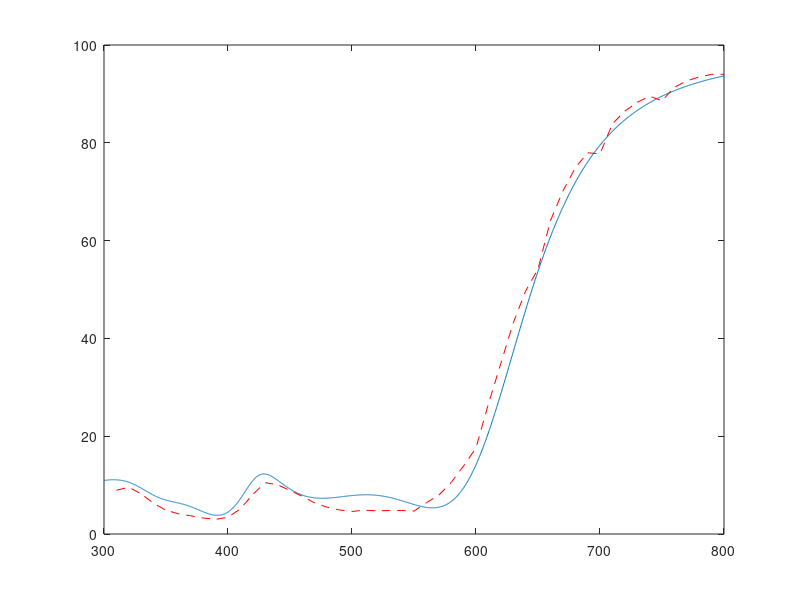

This figure's MATLAB source:
   
    fileIDtheory=fopen('theory_sheets_hf=200nm_ff50_NP_R=20_a=3R_h=1_d=1.txt','r');
    formatSpecA = '%s %s %s %s %s %s %s';
    sizeA = [7 1];
    formatSpecB = '%f %f %f %f %f %f %f';
    sizeB = [7 Inf];
    theoryA=fscanf(fileIDtheory,formatSpecA,sizeA);
    theoryB=fscanf(fileIDtheory,formatSpecB,sizeB);
    % a=textscan(fileIDtheory,'%f','headerlines',1,'delimiter','');
    fclose(fileIDtheory);
  
    
    fileIDsim=fopen('nwh=200_npr=20_a=3_h=6_Ag_first.txt','r');
    simformatSpecA = '%s %s %s';
    simsizeA = [6 6];
    simformatSpecB = '%f %f %f';
    simsizeB = [6 Inf];
    simA=fscanf(fileIDsim,simformatSpecA,simsizeA);
    simB=fscanf(fileIDsim,simformatSpecB,simsizeB);
    
    fclose(fileIDsim);
       
    
    figure;
    plot(theoryB(1,:),theoryB(2,:));
    hold on
    plot(simB(3,:),simB(1,:),'r--');
    hold off
    axis([300 800 0 100])
% elseif key1==2
%     fileIDtheory=fopen('theory_sheets_hf=320nm_ff50_NP_R=20_a=2.5R_h=1_d=13.4041.txt','r');
%     formatSpecA = '%s %s %s %s %s %s %s';
%     sizeA = [7 1];
%     formatSpecB = '%f %f %f %f %f %f %f';
%     sizeB = [7 Inf];
%     theoryA=fscanf(fileIDtheory,formatSpecA,sizeA);
%     theoryB=fscanf(fileIDtheory,formatSpecB,sizeB);
%  
%     fclose(fileIDtheory);
%     
%     fileIDsim=fopen('sim_sheets_hf=320nm_ff50_NP_R=20_a=2.5R_h=1.txt','r');
%     simformatSpecA = '%s %s %s';
%     simsizeA = [6 6];
%     simformatSpecB = '%f %f %f';
%     simsizeB = [3 Inf];
%     simA=fscanf(fileIDsim,simformatSpecA,simsizeA);
%     simB=fscanf(fileIDsim,simformatSpecB,simsizeB);
%    
%     fclose(fileIDsim);
%     
%     figure;
%     plot(theoryB(1,:),theoryB(2,:));
%     hold on
%     plot(simB(1,:),simB(2,:))
%     hold off
%     axis([300 800 0 100])
% elseif key1==3
%     fileIDtheory=fopen('theory_sheets_hf=320nm_ff50_NP_R=20_a=3.5R_h=1_d=6.8388.txt','r');
%     formatSpecA = '%s %s %s %s %s %s %s';
%     sizeA = [7 1];
%     formatSpecB = '%f %f %f %f %f %f %f';
%     sizeB = [7 Inf];
%     theoryA=fscanf(fileIDtheory,formatSpecA,sizeA);
%     theoryB=fscanf(fileIDtheory,formatSpecB,sizeB);
%     % a=textscan(fileIDtheory,'%f','headerlines',1,'delimiter','');
%     fclose(fileIDtheory);
%     
%     fileIDsim=fopen('sim_sheets_hf=320nm_ff50_NP_R=20_a=3.5R_h=1.txt','r');
%     simformatSpecA = '%s %s %s';
%     simsizeA = [6 6];
%     simformatSpecB = '%f %f %f';
%     simsizeB = [3 Inf];
%     simA=fscanf(fileIDsim,simformatSpecA,simsizeA);
%     simB=fscanf(fileIDsim,simformatSpecB,simsizeB);
%     
%     fclose(fileIDsim);
%     
%     figure;
%     plot(theoryB(1,:),theoryB(2,:));
%     hold on
%     plot(simB(1,:),simB(2,:))
%     hold off
%     axis([300 800 0 100])
% elseif key1==4
%     fileIDtheory=fopen('theory_sheets_hf=200nm_ff50_NP_R=20_a=3R_h=1_d=1.txt','r');
%     formatSpecA = '%s %s %s %s %s %s %s';
%     sizeA = [7 1];
%     formatSpecB = '%f %f %f %f %f %f %f';
%     sizeB = [7 Inf];
%     theoryA=fscanf(fileIDtheory,formatSpecA,sizeA);
%     theoryB=fscanf(fileIDtheory,formatSpecB,sizeB);
%     % a=textscan(fileIDtheory,'%f','headerlines',1,'delimiter','');
%     fclose(fileIDtheory);
%     
%     fileIDsim=fopen('sim_sheets_hf=200nm_ff50_NP_R=20_a=3R_h=1_Ag_first.txt','r');
%     simformatSpecA = '%s %s %s';
%     simsizeA = [6 6];
%     simformatSpecB = '%f %f %f';
%     simsizeB = [6 Inf];
%     simA=fscanf(fileIDsim,simformatSpecA,simsizeA);
%     simB=fscanf(fileIDsim,simformatSpecB,simsizeB);
%     
%     fclose(fileIDsim);
%     simB(1,:)
% %     simB(2,:)
%     figure;
%     plot(theoryB(1,:),theoryB(2,:));
%     hold on
%     plot(simB(2,:),simB(3,:))
%     hold off
%     axis([300 800 0 100])
% end
clear variables